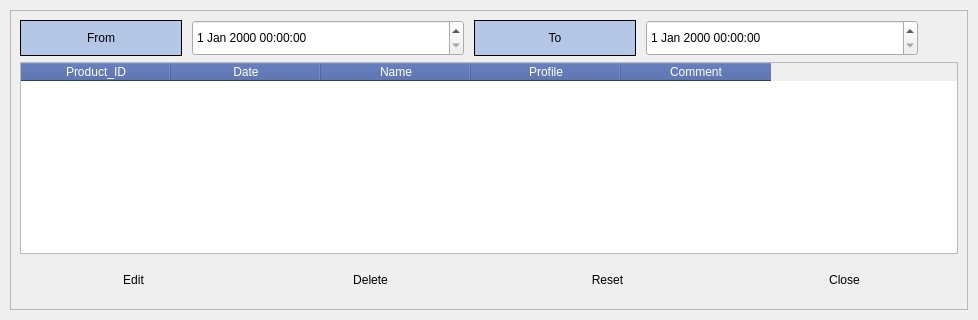
         <widget class="QWidget" name="AllproductsPage">
          <property name="styleSheet">
           <string notr="true">QPushButton

{
	color: rgb(0, 0, 0);
	font: bold 16pt &quot;Calibri&quot;;
	min-width: 50px;
	min-height: 40px;
	border-radius: 4px;
	background-color: qlineargradient(x1: 0, y1: 0, x2: 0, y2: 1,
                                      stop: 0 #f6f7fa, stop: 1 #dadbde);
}

QPushButton::pressed {
   background-color: qlineargradient(spread:pad, x1:0.5, y1:0, x2:0.506, y2:1, stop:0 rgba(180, 199, 231, 255), stop:1 rgba(255, 255, 255, 255));
}
QPushButton::hover {
	background-color: qlineargradient(spread:pad, x1:0.5, y1:0, x2:0.506, y2:1, stop:0 rgba(180, 199, 231, 255), stop:1 rgba(255, 255, 255, 255));

}

QPushButton::focus {
	border: 1px solid rgb(0, 85, 255);


}

QLabel
{
	background-color: rgb(180, 199, 231);
	min-width: 160px;
min-height:30px;
	color: rgb(0, 0, 0);
	font: bold 16pt &quot;Calibri&quot;;
	border: 1px solid black;
}

QLineEdit
{

	max-width: 350px;
min-height:30px;
	color: rgb(0, 0, 0);
	font: bold 14pt &quot;Calibri&quot;;
border: 1px solid rgb(85, 170, 255);
}

QLineEdit::focus {
	border: 1px solid rgb(0, 85, 255);

}


QTableWidget
{
color: rgb(0, 0, 0);
min-width: 850px;
	font: bold 14pt &quot;Calibri&quot;;
	alternate-background-color: rgb(180, 199, 231);
}

QTableWidget::focus
{
	border: 1px solid rgb(0, 85, 255);
}

QHeaderView::section
{
	background-color: rgb(62, 87, 160);
color: white;
font: bold 16pt &quot;Calibri&quot;;

}


QDateTimeEdit
{
color: rgb(0, 0, 0);
min-width: 250px;
min-height:30px;
	font: bold 14pt &quot;Calibri&quot;;

}
QComboBox
{
color: rgb(0, 0, 0);
max-width: 350px;
min-height:30px;
	font: bold 14pt &quot;Calibri&quot;;


}


</string>
          </property>
          <layout class="QVBoxLayout" name="verticalLayout_7">
           <property name="spacing">
            <number>10</number>
           </property>
           <property name="leftMargin">
            <number>10</number>
           </property>
           <property name="topMargin">
            <number>10</number>
           </property>
           <property name="rightMargin">
            <number>10</number>
           </property>
           <property name="bottomMargin">
            <number>10</number>
           </property>
           <item>
            <widget class="QFrame" name="frame">
             <property name="frameShape">
              <enum>QFrame::StyledPanel</enum>
             </property>
             <property name="frameShadow">
              <enum>QFrame::Raised</enum>
             </property>
             <layout class="QVBoxLayout" name="verticalLayout_8">
              <item>
               <layout class="QHBoxLayout" name="horizontalLayout_5">
                <property name="spacing">
                 <number>10</number>
                </property>
                <property name="topMargin">
                 <number>0</number>
                </property>
                <item>
                 <widget class="QLabel" name="label_33">
                  <property name="text">
                   <string>From</string>
                  </property>
                  <property name="alignment">
                   <set>Qt::AlignCenter</set>
                  </property>
                 </widget>
                </item>
                <item>
                 <widget class="QDateTimeEdit" name="AllproductsfromDatetime"/>
                </item>
                <item>
                 <widget class="QLabel" name="label_36">
                  <property name="text">
                   <string>To</string>
                  </property>
                  <property name="alignment">
                   <set>Qt::AlignCenter</set>
                  </property>
                 </widget>
                </item>
                <item>
                 <widget class="QDateTimeEdit" name="AllproductstoDatetime"/>
                </item>
                <item>
                 <spacer name="horizontalSpacer_2">
                  <property name="orientation">
                   <enum>Qt::Horizontal</enum>
                  </property>
                  <property name="sizeHint" stdset="0">
                   <size>
                    <width>40</width>
                    <height>20</height>
                   </size>
                  </property>
                 </spacer>
                </item>
               </layout>
              </item>
              <item>
               <widget class="QTableWidget" name="AllproductsTable">
                <property name="editTriggers">
                 <set>QAbstractItemView::NoEditTriggers</set>
                </property>
                <property name="alternatingRowColors">
                 <bool>true</bool>
                </property>
                <property name="selectionBehavior">
                 <enum>QAbstractItemView::SelectRows</enum>
                </property>
                <attribute name="horizontalHeaderDefaultSectionSize">
                 <number>150</number>
                </attribute>
                <attribute name="horizontalHeaderHighlightSections">
                 <bool>false</bool>
                </attribute>
                <attribute name="verticalHeaderHighlightSections">
                 <bool>false</bool>
                </attribute>
                <column>
                 <property name="text">
                  <string>Product_ID</string>
                 </property>
                </column>
                <column>
                 <property name="text">
                  <string>Date</string>
                 </property>
                </column>
                <column>
                 <property name="text">
                  <string>Name</string>
                 </property>
                </column>
                <column>
                 <property name="text">
                  <string>Profile</string>
                 </property>
                </column>
                <column>
                 <property name="text">
                  <string>Comment</string>
                 </property>
                </column>
               </widget>
              </item>
              <item>
               <layout class="QHBoxLayout" name="horizontalLayout_7">
                <property name="spacing">
                 <number>10</number>
                </property>
                <property name="topMargin">
                 <number>0</number>
                </property>
                <item>
                 <widget class="QPushButton" name="AllproductsEditPBT">
                  <property name="text">
                   <string>Edit</string>
                  </property>
                 </widget>
                </item>
                <item>
                 <widget class="QPushButton" name="AllproductsDeletePBT">
                  <property name="text">
                   <string>Delete</string>
                  </property>
                 </widget>
                </item>
                <item>
                 <widget class="QPushButton" name="AllproductsResetPBT">
                  <property name="text">
                   <string>Reset</string>
                  </property>
                 </widget>
                </item>
                <item>
                 <widget class="QPushButton" name="AllproductsClosePBT">
                  <property name="text">
                   <string>Close</string>
                  </property>
                 </widget>
                </item>
               </layout>
              </item>
             </layout>
            </widget>
           </item>
          </layout>
         </widget>
